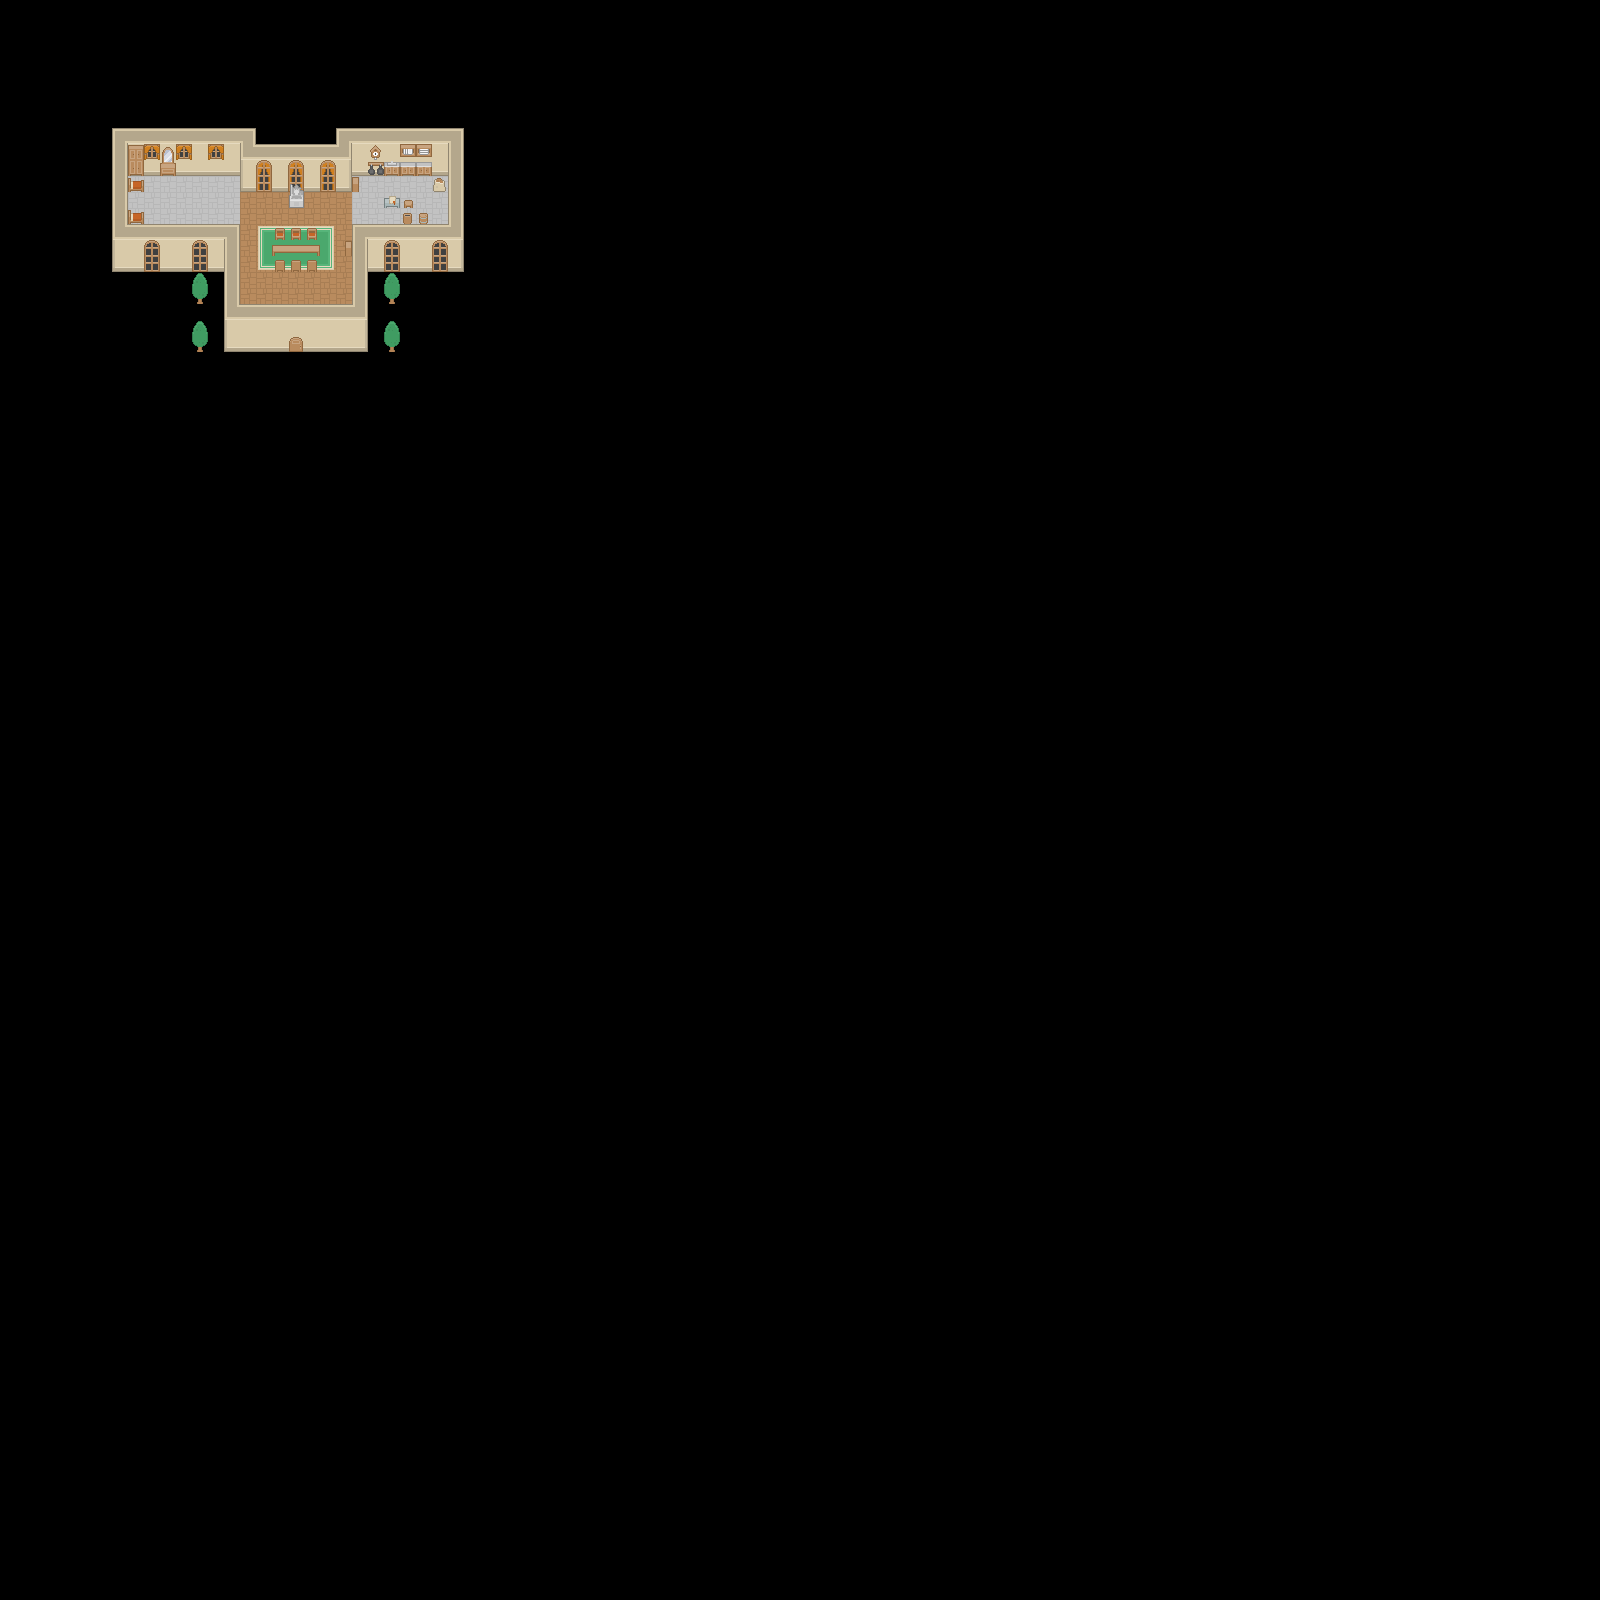

This is a level from a 2D game, rendered from its Tiled map with the project's own tilesets. A one-line summary and the map file follow, with tile-layer data summarised:
An orthogonal 100x100 tile map with 16x16 px tiles, 6 tile layers (Wall, Floor, Carpet, Objects, ...), 1 hidden layer not drawn and 1 object (chest).

<map version="1.0" orientation="orthogonal" renderorder="right-down" width="100" height="100" tilewidth="16" tileheight="16" backgroundcolor="#000000" nextobjectid="2">
 <properties>
  <property name="PPG_NAME" value="RoomTest" />
  <property name="PPG_VERSION" value="1" />
 </properties>
 <tileset firstgid="1" name="roguelikeSheet_transparent" tilewidth="16" tileheight="16" spacing="1">
  <image source="roguelike_sheet.png" width="969" height="527" />
  <tile id="202">
   <properties>
    <property name="interesting" value="true" />
   </properties>
  </tile>
 </tileset>
 <layer name="Wall" width="100" height="100">
  <properties>
   <property name="solid" value="true" />
  </properties>
  <data>[10000 cells, 123 non-empty, 12 distinct tile ids]</data>
 </layer>
 <layer name="Floor" width="100" height="100">
  <data>[10000 cells, 236 non-empty, 16 distinct tile ids]</data>
 </layer>
 <layer name="Carpet" width="100" height="100">
  <data>[10000 cells, 23 non-empty, 11 distinct tile ids]</data>
 </layer>
 <layer name="Objects" width="100" height="100">
  <properties>
   <property name="solid" value="true" />
  </properties>
  <data>[10000 cells, 39 non-empty, 27 distinct tile ids]</data>
 </layer>
 <layer name="__playerSpawn" width="100" height="100" visible="0" opacity="0">
  <data>[10000 cells, 1 non-empty, 1 distinct tile ids]</data>
 </layer>
 <layer name="Details" width="100" height="100">
  <data>[10000 cells, 5 non-empty, 3 distinct tile ids]</data>
 </layer>
 <objectgroup color="#a40002" name="chests">
  <properties>
   <property name="interesting" value="true" />
  </properties>
  <object id="1" type="chest" gid="609" x="208" y="176" width="16" height="16">
   <properties>
    <property name="chest" value="true" />
   </properties>
  </object>
 </objectgroup>
 <layer name="pans" width="100" height="100">
  <properties>
   <property name="interesting" value="true" />
  </properties>
  <data>[10000 cells, 1 non-empty, 1 distinct tile ids]</data>
 </layer>
</map>
